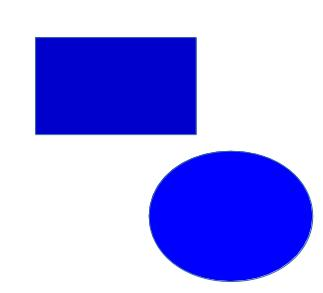
#> input picture pd/btest.jpg, 323 x 293 px, given in place of the camera
$ python color_thresholding.py   (older library calls are emulated)
#> lines starting #> are read from the running program, lines starting #| are printed output that depends on the picture; after the words box and inside, x2 and y2 are one past the last pixel; in counts of white or black regions, pixels touching at a corner belong together
#!/usr/bin/env python
# -*- coding: utf-8 -*-

import cv2
import numpy as np

def nothing(x):
    pass

cap = cv2.VideoCapture(0)
cv2.namedWindow('frame',cv2.CV_WINDOW_AUTOSIZE)
cv2.createTrackbar('HSV','frame',0,255,nothing)

while(1):

    # Take each frame
    _, frame = cap.read()
#> frame is the input picture: shape (293, 323, 3); mean B, G, R 244.9, 167.3, 166.8

    # Convert BGR to HSV
    hsv = cv2.cvtColor(frame, cv2.COLOR_BGR2HSV)
#> hsv: shape (293, 323, 3); mean H, S, V 50.3, 88, 245.2

    # define range of blue color in HSV
    lower_blue = np.array([110,50,50])
    upper_blue = np.array([130,255,255])

    # Threshold the HSV image to get only blue colors
    mask = cv2.inRange(hsv, lower_blue, upper_blue)
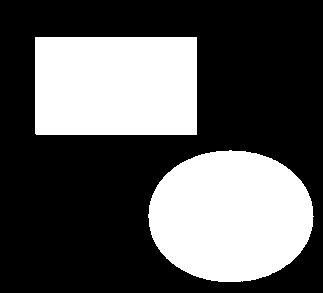
#> mask: shape (293, 323); 35% white; 2 white regions, box (x1, y1, x2, y2) and area: (148, 150, 314, 282) 17213, (35, 37, 197, 135) 15875

    # Bitwise-AND mask and original image
    res = cv2.bitwise_and(frame,frame, mask= mask)
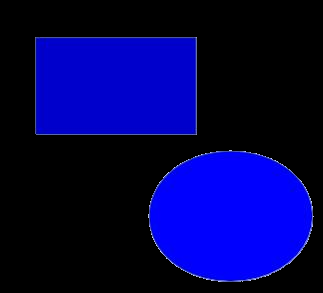
#> res: shape (293, 323, 3); mean B, G, R 79.3, 1.6, 1.4

    cv2.imshow('frame',frame)
    cv2.imshow('mask',mask)
    cv2.imshow('res',res)
    k = cv2.waitKey(5) & 0xFF
#> (key Esc is pressed here)
    if k == 27:
        break

cv2.destroyAllWindows()

$ run again, on pd/bt.jpg
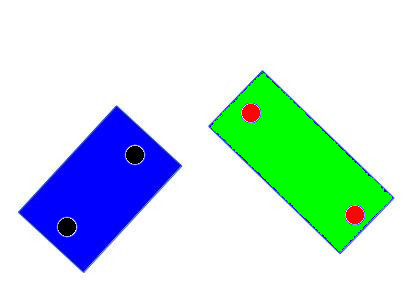
#> input picture pd/bt.jpg, 417 x 300 px, given in place of the camera
#> frame is the input picture: shape (300, 417, 3); mean B, G, R 225, 226.2, 200.5
#> hsv: shape (300, 417, 3); mean H, S, V 24.9, 55, 252.4
#> `mask = cv2.inRange(hsv, lower_blue, upper_blue)`:
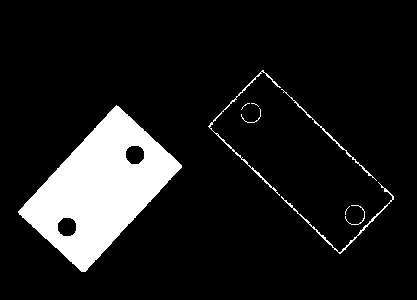
#> mask: shape (300, 417); 10.9% white; 9 white regions (3 under 20 px), largest, box (x1, y1, x2, y2) and area: (18, 105, 182, 272) 12705, (208, 70, 281, 196) 327, (281, 182, 394, 254) 307, (281, 89, 377, 181) 206, (345, 205, 365, 225) 50, (241, 108, 261, 123) 35
#> `res = cv2.bitwise_and(frame,frame, mask= mask)`:
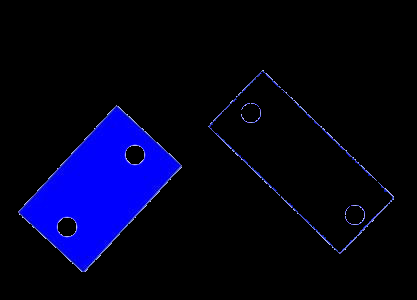
#> res: shape (300, 417, 3); mean B, G, R 26.7, 1.7, 1.5

$ run again, on pd/btt.jpg
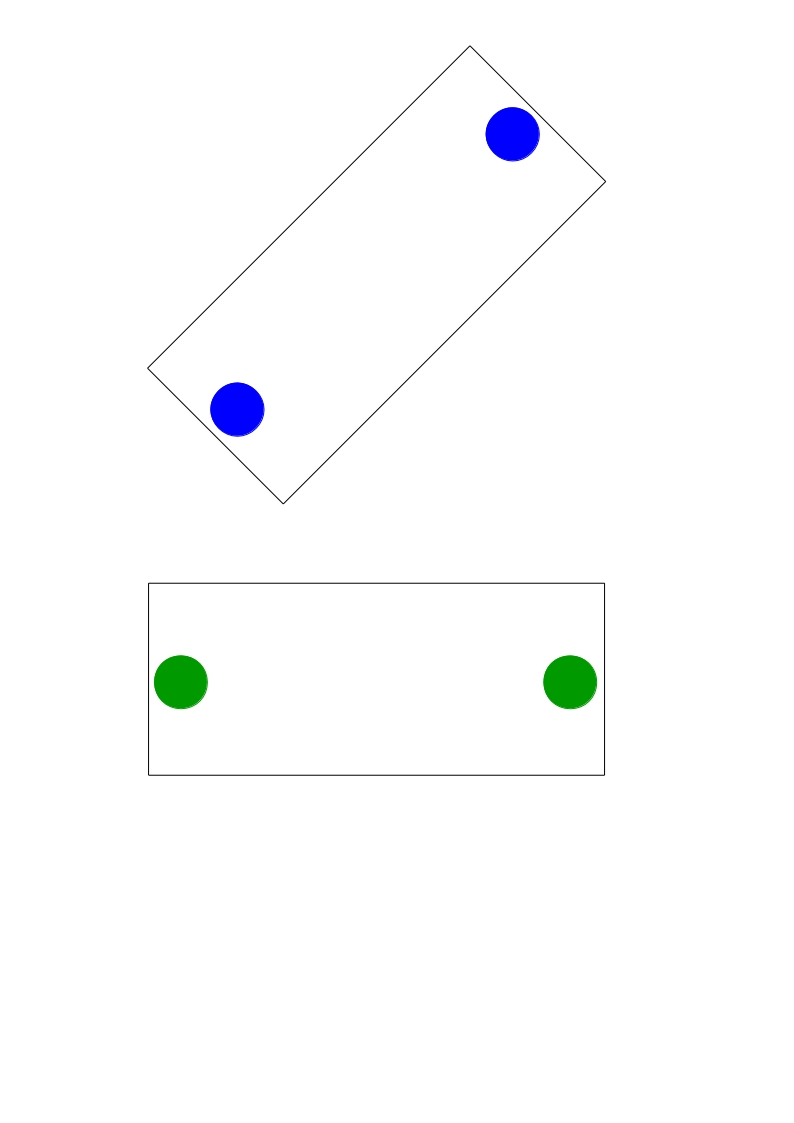
#> input picture pd/btt.jpg, 794 x 1123 px, given in place of the camera
#> frame is the input picture: shape (1123, 794, 3); mean B, G, R 252.9, 252.4, 251.6
#> hsv: shape (1123, 794, 3); mean H, S, V 1.1, 2.6, 253.7
#> `mask = cv2.inRange(hsv, lower_blue, upper_blue)`:
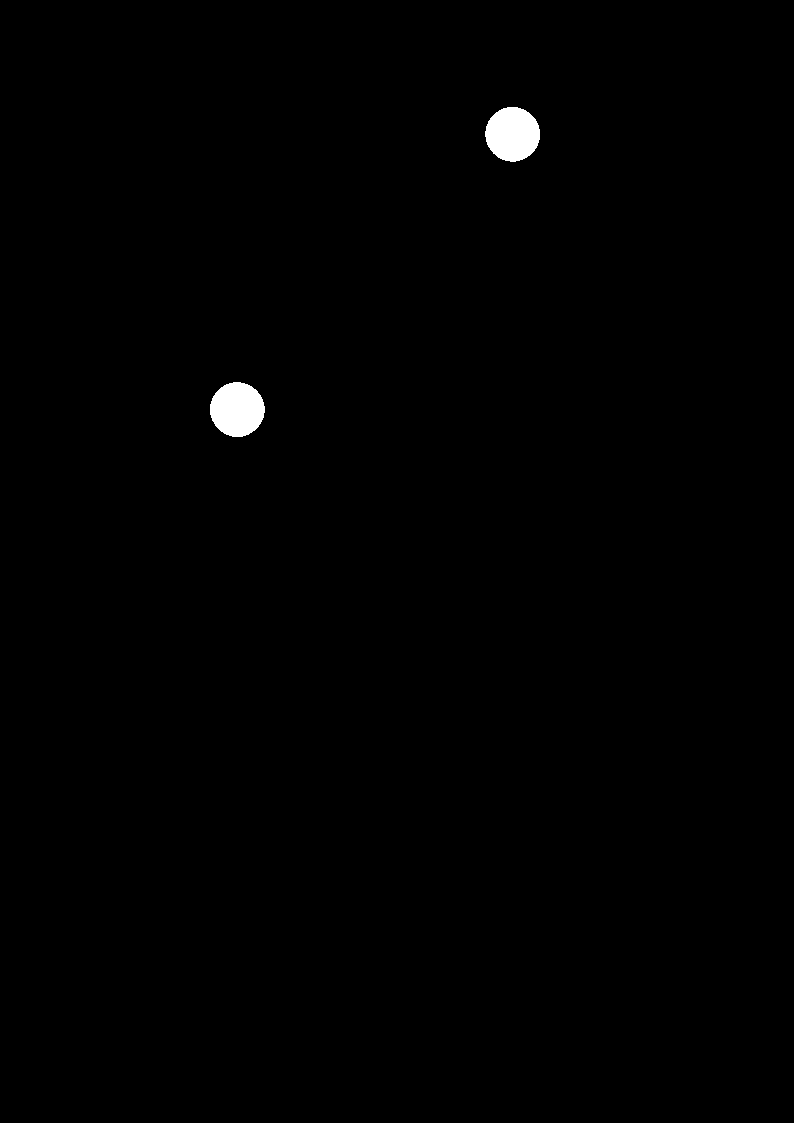
#> mask: shape (1123, 794); 0.53% white; 2 white regions, box (x1, y1, x2, y2) and area: (210, 382, 265, 437) 2346, (485, 107, 540, 162) 2344
